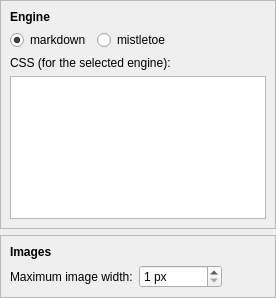
<?xml version="1.0" encoding="UTF-8"?>
<ui version="4.0">
 <class>MarkdownRenderingPage</class>
 <widget class="QWidget" name="MarkdownRenderingPage">
  <property name="geometry">
   <rect>
    <x>0</x>
    <y>0</y>
    <width>276</width>
    <height>298</height>
   </rect>
  </property>
  <layout class="QVBoxLayout" name="main_layout">
   <property name="leftMargin">
    <number>0</number>
   </property>
   <property name="topMargin">
    <number>0</number>
   </property>
   <property name="rightMargin">
    <number>0</number>
   </property>
   <property name="bottomMargin">
    <number>0</number>
   </property>
   <item>
    <widget class="QFrame" name="engine_frame">
     <property name="sizePolicy">
      <sizepolicy hsizetype="Preferred" vsizetype="Expanding">
       <horstretch>0</horstretch>
       <verstretch>0</verstretch>
      </sizepolicy>
     </property>
     <property name="frameShape">
      <enum>QFrame::Shape::StyledPanel</enum>
     </property>
     <property name="frameShadow">
      <enum>QFrame::Shadow::Raised</enum>
     </property>
     <layout class="QVBoxLayout" name="engine_frame_layout">
      <item>
       <widget class="QLabel" name="engine_frame_label">
        <property name="font">
         <font>
          <bold>true</bold>
         </font>
        </property>
        <property name="text">
         <string>Engine</string>
        </property>
       </widget>
      </item>
      <item>
       <layout class="QHBoxLayout" name="engine_layout">
        <item>
         <widget class="QRadioButton" name="markdown_engine_radio_button">
          <property name="text">
           <string>markdown</string>
          </property>
          <property name="checked">
           <bool>true</bool>
          </property>
         </widget>
        </item>
        <item>
         <widget class="QRadioButton" name="mistletoe_engine_radio_button">
          <property name="text">
           <string>mistletoe</string>
          </property>
         </widget>
        </item>
        <item>
         <spacer name="engine_spacer">
          <property name="orientation">
           <enum>Qt::Orientation::Horizontal</enum>
          </property>
          <property name="sizeHint" stdset="0">
           <size>
            <width>0</width>
            <height>0</height>
           </size>
          </property>
         </spacer>
        </item>
       </layout>
      </item>
      <item>
       <widget class="QLabel" name="css_label">
        <property name="text">
         <string>CSS (for the selected engine):</string>
        </property>
       </widget>
      </item>
      <item>
       <widget class="QPlainTextEdit" name="css_edit"/>
      </item>
     </layout>
    </widget>
   </item>
   <item>
    <widget class="QFrame" name="image_frame">
     <property name="sizePolicy">
      <sizepolicy hsizetype="Preferred" vsizetype="Maximum">
       <horstretch>0</horstretch>
       <verstretch>0</verstretch>
      </sizepolicy>
     </property>
     <property name="frameShape">
      <enum>QFrame::Shape::StyledPanel</enum>
     </property>
     <property name="frameShadow">
      <enum>QFrame::Shadow::Raised</enum>
     </property>
     <layout class="QVBoxLayout" name="image_frame_layout">
      <item>
       <widget class="QLabel" name="image_frame_label">
        <property name="font">
         <font>
          <bold>true</bold>
         </font>
        </property>
        <property name="text">
         <string>Images</string>
        </property>
       </widget>
      </item>
      <item>
       <layout class="QHBoxLayout" name="max_image_width_layout">
        <item>
         <widget class="QLabel" name="max_image_width_label">
          <property name="text">
           <string>Maximum image width:</string>
          </property>
         </widget>
        </item>
        <item>
         <widget class="QSpinBox" name="max_image_width_spin_box">
          <property name="suffix">
           <string> px</string>
          </property>
          <property name="minimum">
           <number>1</number>
          </property>
          <property name="maximum">
           <number>100000</number>
          </property>
         </widget>
        </item>
        <item>
         <spacer name="max_image_width_spacer">
          <property name="orientation">
           <enum>Qt::Orientation::Horizontal</enum>
          </property>
          <property name="sizeHint" stdset="0">
           <size>
            <width>0</width>
            <height>0</height>
           </size>
          </property>
         </spacer>
        </item>
       </layout>
      </item>
     </layout>
    </widget>
   </item>
   <item>
    <spacer name="bottom_spacer">
     <property name="orientation">
      <enum>Qt::Orientation::Vertical</enum>
     </property>
     <property name="sizeHint" stdset="0">
      <size>
       <width>0</width>
       <height>0</height>
      </size>
     </property>
    </spacer>
   </item>
  </layout>
 </widget>
 <resources/>
 <connections/>
</ui>
